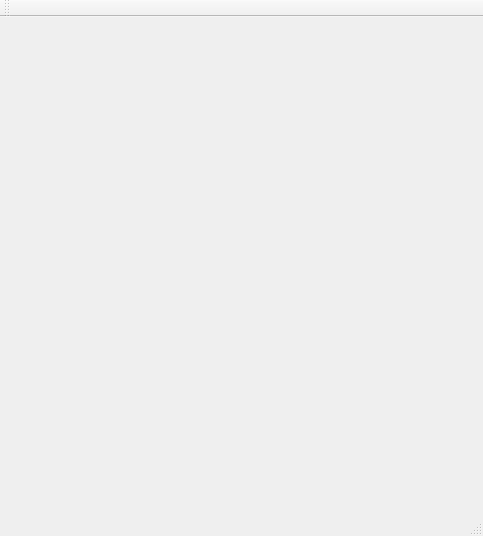
<?xml version="1.0" encoding="UTF-8"?>
<ui version="4.0">
 <class>MainWindow</class>
 <widget class="QMainWindow" name="MainWindow">
  <property name="geometry">
   <rect>
    <x>0</x>
    <y>0</y>
    <width>483</width>
    <height>536</height>
   </rect>
  </property>
  <property name="windowTitle">
   <string>MainWindow</string>
  </property>
  <widget class="QWidget" name="centralWidget">
   <widget class="QWidget" name="widget" native="true">
    <property name="geometry">
     <rect>
      <x>30</x>
      <y>20</y>
      <width>400</width>
      <height>400</height>
     </rect>
    </property>
   </widget>
  </widget>
  <widget class="QMenuBar" name="menuBar">
   <property name="geometry">
    <rect>
     <x>0</x>
     <y>0</y>
     <width>483</width>
     <height>25</height>
    </rect>
   </property>
  </widget>
  <widget class="QToolBar" name="mainToolBar">
   <attribute name="toolBarArea">
    <enum>TopToolBarArea</enum>
   </attribute>
   <attribute name="toolBarBreak">
    <bool>false</bool>
   </attribute>
  </widget>
  <widget class="QStatusBar" name="statusBar"/>
 </widget>
 <layoutdefault spacing="6" margin="11"/>
 <resources/>
 <connections/>
</ui>
